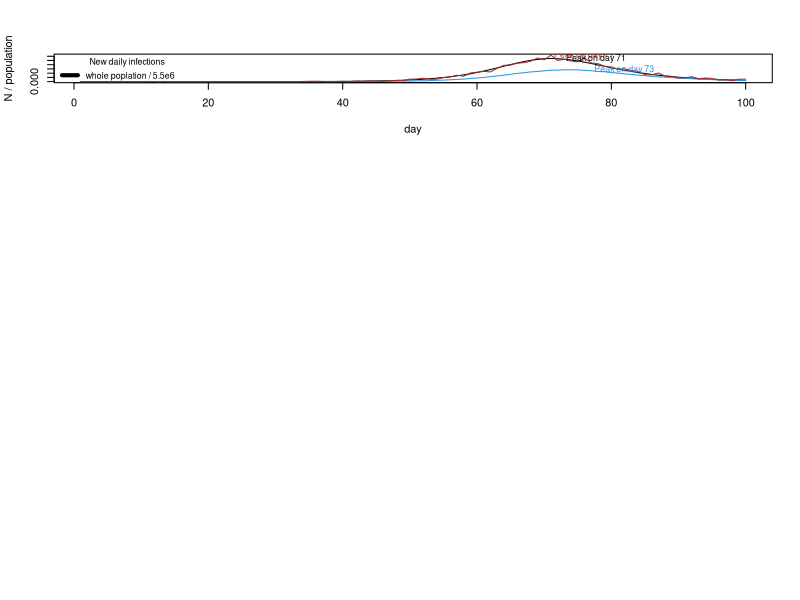

Generate this figure with R: (Note: a time limit stopped this script after it produced the figure.)
##By Group 02： Huanyu Su(s2171849), Mia Wu(s2025818), Peiran Zhang(s2184444)
##Github Repo URL: https://github.com/BeijiStars/Practice-2

## Overview
## ********
## The aim is to simulate an epidemic in a large population for 100 days, and try 
## to answer the following questions: what do the daily infection trajectories look like
## for the 10% of the population with the lowest individual transmission possibilities,
## and how do they compare to the infection trajectories for the whole population? To 
## address these questions, the number of new infections each day among the whole population,
## the 10% population with the lowest individual transmission possibilities and a radom
## sample of 0.1% of the population are recorded respectively. After that, a plot showing
## how the daily infections trajectories compare between the whole population and the two
## samples are produced. Finally, by running 10 replicate simulations, the variability in
## the results are visualized.
##
## Algorithm details
## *****************
## 1. The initial susceptible population of size 5.5 million is set, and 10 randomly chosen people 
##    are set to the exposed (E) state.
## 2. Once exposed, people have a daily daily probability 1/3 entering the infectious (I) state.
## 3. Each day an uninfected person, j, has a probability lambda*beta[j]*the sum of betas of all
##    currently of infectious people of being infected,and entering the E state, where lambda is
##    an overall viral infectivity parameter, vector beta contains relative contact rates for all
##    people, and the average value of betap[i] over the whole population is 1.
## 4. The infectious have a daily probability of 1/5 of leaving the infectious state (recovery or 
##    transition to serious disease). Over the course of simulation re-infection is not considered.
## 5. 9 vectors are created to record the number of people in the exposed (E), infectious (I) and 
##    recovered (R) states for the whole population, the 'cautious 10%' and the 0.1% of random sample
##    each day.
## 6. The new infections on day i (i>1) for three populations are then caculated by summing the differences
##    between E state and I state, and then plus the increase of number of individuals in R state.
## 7. In order for the 3 curves to be displayed in one graph, they need to be divided 
##    by their own sample size in order to be normalised.
## 8. Simulation 10 was repeated, placing the 3 curves in 3 separate graphs to compare their fluctuations 
##    and thus explain the impact of using the ZOE app on the infection trajectory.


epidemic <- function(n=5500000,ne=10,lambda=0.4/n,pei=1/3,pir=1/5,nd=100) {
  ## Epidemic simulation model to compare the daily infection trajectories of the
  ## 10% of the population with the lowest individual transmission probabilities with
  ## those of the whole population.
  ## n = the initial susceptible population; ne = number of initially exposed individuals
  ## lambda = an overall viral infectivity parameter
  ## pei = daily probability that exposed persons enter the infectious state
  ## pir = daily probablity that infectious people leave this state; nd = number of days
  beta <- rlnorm(n,0,0.5); beta <- beta/mean(beta)## beta[i] is a relative contact rate with others the ith person in the whole population has.
  E <- I <- R <- rep(0,nd) ## set up storage for pop in Exposed, Infectious and Recovered state
  E_lb <- E_r <- I_lb <- I_r <- R_lb <- R_r<- rep(0,nd) ## set up storage for pop with specific conditions
  inew <- inew_lb <- inew_r <- rep(0,nd) ## set up storage for infected and recovered pop change
  x <- rep(0,n) ## initialize to susceptible state
  x[sample((1:length(x)), ne)] <- 1 ## start the epidemic by setting ne randomly chosen people to the E stat
  E[1] <- ne
  random_sample <- sample(1:n, size = 0.001*n) ## a random sample of 0.1% of the population to be recorded
  ind_lb <- which(beta < quantile(beta, 0.1)) ## the 10% of the population with lowest betas
  for (i in 2:nd) { ## loop over days
    u <- runif(n) ## uniform random deviates
    x[x==2&u<pir] <- 3 ## I -> R
    x[x==0&u<lambda*beta*sum(beta[x==2])] <- 1 ## S -> E
    x[x==1&u<pei] <- 2 ## E -> I
    E[i] <- sum(x==1) ## exposed people of the whole pop on this day
    I[i] <- sum(x==2) ## infectious people of the whole pop on this day
    R[i] <- sum(x==3) ## recovered people of the whole pop on this day
    E_lb[i] <- sum(x[ind_lb]==1) ## exposed people of the 10% of the pop with lowest beta
    I_lb[i] <- sum(x[ind_lb]==2) ## infectious people of the 10% of the pop with lowest beta
    R_lb[i] <- sum(x[ind_lb]==3) ## recoveries of the 10% of the pop with lowest beta
    E_r[i] <- sum(x[random_sample]==1) ## exposed people of a random sample of 0.1% of the population
    I_r[i] <- sum(x[random_sample]==2) ## infectious people of a random sample of 0.1% of the population
    R_r[i] <- sum(x[random_sample]==3) ## recoveries of a random sample of 0.1% of the population
  }
  inew[-1] <- E[-1] + I[-1] - (E[-nd] + I[-nd]) + (R[-1]-R[-nd]) ## new infections of each day in the whole pop
  inew_lb[-1] <- E_lb[-1] + I_lb[-1] - (E_lb[-nd] + I_lb[-nd]) + (R_lb[-1]-R_lb[-nd]) ## new infections of each day in the 10% of the pop with lowest beta
  inew_r[-1] <- E_r[-1] + I_r[-1] - (E_r[-nd] + I_r[-nd]) + (R_r[-1]-R_r[-nd]) ## new infections of each day of a random sample of 0.1% of the populatio
  list(inew=inew,inew_lb=inew_lb,inew_r=inew_r)
} ## Epidemic


## standardise the data
epi <- epidemic()
population <- 5.5e6
inew_s <- epi$inew/population
inew_lb_s <- epi$inew_lb/(population * 0.1)
inew_r_s <- epi$inew_r/(population * 0.001)

par(mfcol=c(4,1))
plot(inew_s,ylim=c(0,max(inew_s,inew_lb_s,inew_r_s)),xlab="day",ylab="N / population", type = 'l', col=1) ## pop daily new infections (black)
lines(inew_lb_s,col=4) ## cautious 10% new daily infections (blue)
lines(inew_r_s,col='brown') ## 0.1% random sample new daily infections
legend("topleft", legend = c("whole poplation / 5.5e6","cautious 10% / 5.5e5","0.1% random sample / 5.5e3"), 
lwd = 4, col = c(1,4,'brown'), cex = 0.8, title = "New daily infections", bty = "n")
## label the day on which each trajectory peaks.
text(which.max((inew_s)),max(inew_s), labels = paste("Peak on day", which.max((inew_s))), col=1, adj=-0.25, cex = 0.8)
text(which.max((inew_lb_s)),max(inew_lb_s), labels = paste("Peak on day", which.max((inew_lb_s))), col=4, adj=-0.5, cex = 0.8)
text(which.max((inew_r_s)),max(inew_r_s), labels = paste("Peak on day", which.max((inew_r_s))), col='brown', adj=-0.05, cex = 0.8)


#10 replicate simulations and plot 
set.seed(10) ## Set random seeds to ensure that the simulation is reproducible.
simulate_10 <- lapply(rep(5.5e6,10), epidemic)
par(mfcol=c(3,1))
## plot 10 waves of the whole pop
plot(simulate_10[[1]]$inew,xlab="day",ylab="N", ylim=c(0, max(sapply(simulate_10,function(x) max(x$inew)))),
 type = 'l', col=1)
for (i in 2:10){
  lines(simulate_10[[i]]$inew)
}
title("10 times simulation of the whole poplation")
## plot 10 waves of the 10% more cautious pop
plot(simulate_10[[1]]$inew_lb,xlab="day",ylab="N",ylim=c(0, max(sapply(simulate_10,function(x) max(x$inew_lb)))),
 type = 'l', col=4)
for (i in 2:10){
  lines(simulate_10[[i]]$inew_lb, col=4)
}
title("10 times simulation of the 10% of the population with lowest beta")
## plot 10 waves of a random sample of 0.1% whole pop
plot(simulate_10[[1]]$inew_r,xlab="day",ylab="N", ylim=c(0, max(sapply(simulate_10,function(x) max(x$inew_r)))), 
type = 'l', col='brown')
for (i in 2:10){
  lines(simulate_10[[i]]$inew_r, col='brown')
}
title("10 times simulation of a random sample of 0.1% of the population")
